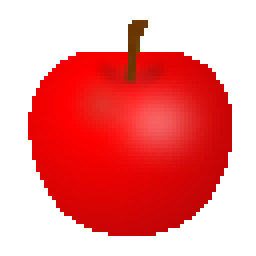
#> input picture dev/orig_images/apple.png, 64 x 64 px (shown 4 times larger); its folder holds only this picture in this run
$ python generate_sample1.py
#> lines starting #> are read from the running program, lines starting #| are printed output that depends on the picture; long printed decimals are rounded
import cv2
import os
import glob
import numpy as np
from PIL import Image

# src_imageの背景画像に対して、overlay_imageのalpha画像を貼り付ける。pos_xとpos_yは貼り付け時の左上の座標
def overlay(src_image, overlay_image, pos_x, pos_y):
    # オーバレイ画像のサイズを取得
    ol_height, ol_width = overlay_image.shape[:2]

    # OpenCVの画像データをPILに変換
    # BGRAからRGBAへ変換
    src_image_RGBA = cv2.cvtColor(src_image, cv2.COLOR_BGR2RGB)
    overlay_image_RGBA = cv2.cvtColor(overlay_image, cv2.COLOR_BGRA2RGBA)

    #　PILに変換
    src_image_PIL=Image.fromarray(src_image_RGBA)
    overlay_image_PIL=Image.fromarray(overlay_image_RGBA)

    # 合成のため、RGBAモードに変更
    src_image_PIL = src_image_PIL.convert('RGBA')
    overlay_image_PIL = overlay_image_PIL.convert('RGBA')

    # 同じ大きさの透過キャンパスを用意
    tmp = Image.new('RGBA', src_image_PIL.size, (255, 255,255, 0))
    # 用意したキャンパスに上書き
    tmp.paste(overlay_image_PIL, (pos_x, pos_y), overlay_image_PIL)
    # オリジナルとキャンパスを合成して保存
    result = Image.alpha_composite(src_image_PIL, tmp)

    return  cv2.cvtColor(np.asarray(result), cv2.COLOR_RGBA2BGRA)

# 画像周辺のパディングを削除
def delete_pad(image):
    orig_h, orig_w = image.shape[:2]
    mask = np.argwhere(image[:, :, 3] > 128) # alphaチャンネルの条件、!= 0 や == 255に調整できる
    (min_y, min_x) = (max(min(mask[:, 0])-1, 0), max(min(mask[:, 1])-1, 0))
    (max_y, max_x) = (min(max(mask[:, 0])+1, orig_h), min(max(mask[:, 1])+1, orig_w))
    return image[min_y:max_y, min_x:max_x]

# 画像を指定した角度だけ回転させる
def rotate_image(image, angle):
    orig_h, orig_w = image.shape[:2]
    matrix = cv2.getRotationMatrix2D((orig_h/2, orig_w/2), angle, 1)
    return cv2.warpAffine(image, matrix, (orig_h, orig_w))

# 画像をスケーリングする
def scale_image(image, scale):
    orig_h, orig_w = image.shape[:2]
    return cv2.resize(image, (int(orig_w*scale), int(orig_h*scale)))

# 背景画像から、指定したhとwの大きさの領域をランダムで切り抜く
def random_sampling(image, h, w):
    orig_h, orig_w = image.shape[:2]
    y = np.random.randint(orig_h-h+1)
    x = np.random.randint(orig_w-w+1)
    return image[y:y+h, x:x+w]

# 画像をランダムに回転、スケールしてから返す
def random_rotate_scale_image(image):
    image = rotate_image(image, np.random.randint(360))
    image = scale_image(image, 1 + np.random.rand() * 2) # 1 ~ 3倍
    return delete_pad(image)

# overlay_imageを、src_imageのランダムな場所に合成して、そこのground_truthを返す。
def random_overlay_image(src_image, overlay_image):
    src_h, src_w = src_image.shape[:2]
    overlay_h, overlay_w = overlay_image.shape[:2]
    y = np.random.randint(src_h-overlay_h+1)
    x = np.random.randint(src_w-overlay_w+1)
    bbox = ((x, y), (x+overlay_w, y+overlay_h))
    return overlay(src_image, overlay_image, x, y), bbox

# 4点座標のbboxをyoloフォーマットに変換
def yolo_format_bbox(image, bbox):
    orig_h, orig_w = image.shape[:2]
    center_x = (bbox[1][0] + bbox[0][0]) / 2 / orig_w
    center_y = (bbox[1][1] + bbox[0][1]) / 2 / orig_h
    w = (bbox[1][0] - bbox[0][0]) / orig_w
    h = (bbox[1][1] - bbox[0][1]) / orig_h
    return(center_x, center_y, w, h)

output_path = "./output"
print("output_path:" + output_path + ":EXIST:" + str(os.path.exists(output_path)) )
input_path = "orig_images"
input_glob = input_path + "/*"
# fruit_files = glob.glob( input_glob )
fruit_files = glob.glob( "orig_images/*" )
print("fruit_files:", fruit_files)
fruits = []
labels = []
for fruit_file in fruit_files:
#    labels.append(fruit_file.split("/")[-1].split(".")[0].lstrip(input_path + "\\"))
    labels.append(fruit_file.split("/")[-1].split(".")[0].lstrip( "orig_images\\"))
    fruits.append(cv2.imread(fruit_file, cv2.IMREAD_UNCHANGED))
background_image = cv2.imread("background.jpg")
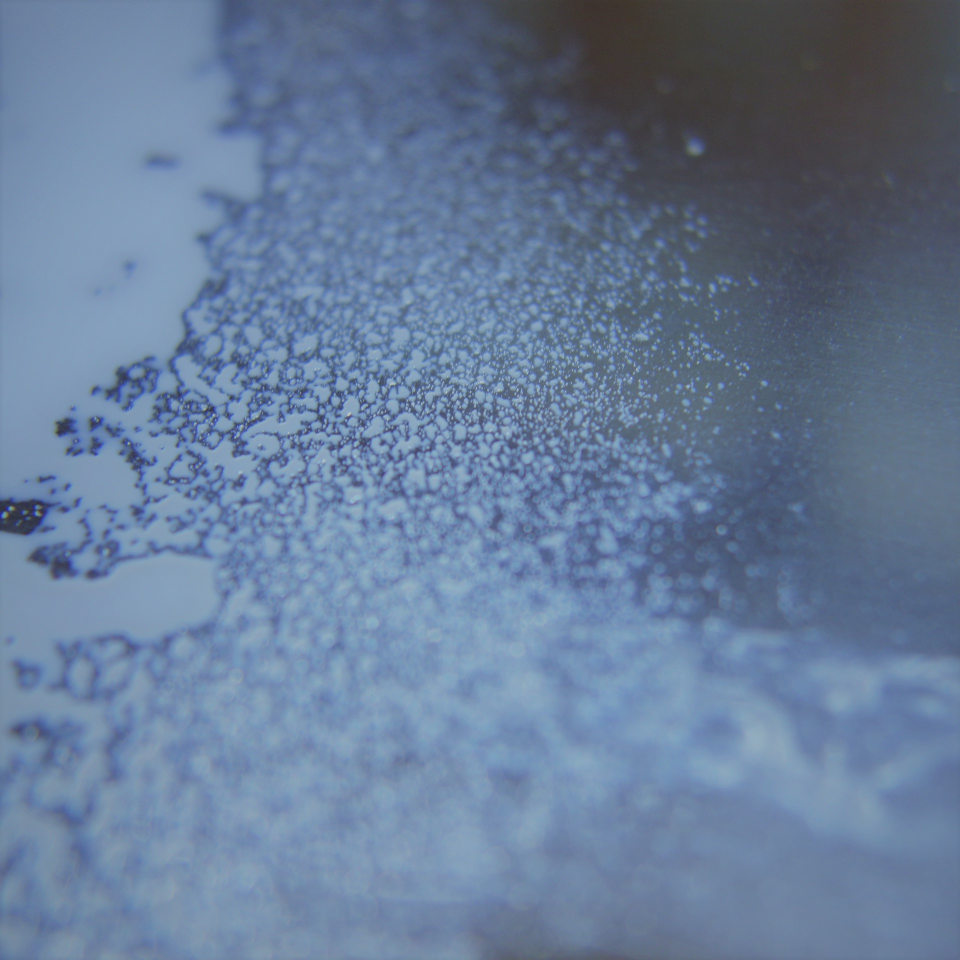
#> input picture dev/background.jpg, 1920 x 1920 px (shown at 1/2 size)
#> background_image is the input picture: shape (1920, 1920, 3); mean B, G, R 152.4, 123.6, 103
print("labels[]:", labels)

# write label file
with open("label.txt", "w") as f:
    for label in labels:
        f.write("%s\n" % (label))

background_height, background_width = (416, 416)
train_images = 10
test_images = 2

# train用の画像生成
for i in range(train_images):
    sampled_background = random_sampling(background_image, background_height, background_width)

    class_id = np.random.randint(len(labels))
    fruit = fruits[class_id]
    fruit = random_rotate_scale_image(fruit)

    result, bbox = random_overlay_image(sampled_background, fruit)
    yolo_bbox = yolo_format_bbox(result, bbox)

    # 画像ファイルを保存
#    image_path = "%s/images/train_%s_%s.jpg" % (base_path, i, labels[class_id])
    image_path = "%s/images/train_%s_%s.jpg" % (output_path, i, labels[class_id])
    print("image_path:" + image_path + ":EXIST:" + str(os.path.exists(image_path)) )
    cv2.imwrite(image_path, result)

    # 画像ファイルのパスを追記
    with open("train.txt", "a") as f:
        f.write("%s\n" % (image_path))

    # ラベルファイルを保存
    # label_path = "%s/labels/train_%s_%s.txt" % (base_path, i, labels[class_id])
    # label_path = "%s\\labels\\train_%s_%s.txt" % (base_path, i, labels[class_id])
    label_path = "./output/labels/train_%s_%s.txt" % (i, labels[class_id])
    f = open(label_path, 'w')
    f.write('')  # 何も書き込まなくてファイルは作成されました
    f.close()
    print("label_path:" + label_path + ":EXIST:" + str(os.path.exists(label_path)) )

    with open(label_path, "w") as f:
        f.write("%s %s %s %s %s" % (class_id, yolo_bbox[0], yolo_bbox[1], yolo_bbox[2], yolo_bbox[3]))

    print("train image", i, labels[class_id], yolo_bbox)
#> this loop made 10 passes
#> (bbox, center_x in yolo_format_bbox, center_y in yolo_format_bbox, w in yolo_format_bbox) on passes 1 to 10: (((195, 251), (334, 387)), 0.636, 0.767, 0.334), (((87, 292), (203, 409)), 0.349, 0.843, 0.279), (((39, 193), (122, 271)), 0.194, 0.558, 0.2), (((72, 25), (167, 115)), 0.287, 0.168, 0.228), (((177, 99), (323, 246)), 0.601, 0.415, 0.351), (((265, 288), (383, 406)), 0.779, 0.834, 0.284), (((151, 244), (254, 347)), 0.487, 0.71, 0.248), (((128, 128), (201, 205)), 0.395, 0.4, 0.175), (((42, 105), (196, 250)), 0.286, 0.427, 0.37), (((119, 57), (245, 178)), 0.438, 0.282, 0.303)
#| train image 0 pple (0.6358, 0.7668, 0.3341, 0.3269)
#| train image 1 pple (0.3486, 0.8425, 0.2788, 0.2812)
#| train image 2 pple (0.1935, 0.5577, 0.1995, 0.1875)
#| train image 3 pple (0.2873, 0.1683, 0.2284, 0.2163)
#| train image 4 pple (0.601, 0.4147, 0.351, 0.3534)
#| train image 5 pple (0.7788, 0.8341, 0.2837, 0.2837)
#| train image 6 pple (0.4868, 0.7103, 0.2476, 0.2476)
#| train image 7 pple (0.3954, 0.4002, 0.1755, 0.1851)
#> (further printed lines are left out)
#> pass 1, in random_rotate_scale_image, `image = scale_image(image, 1 + np.random.rand() * 2)`:
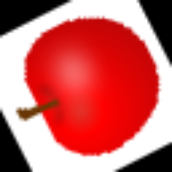
#> image: shape (172, 172, 4); mean of channels 0, 1, 2, 3 101.4, 102, 202.6, 117.9; drawn as B, G, R
#> pass 1, `fruit = random_rotate_scale_image(fruit)`:
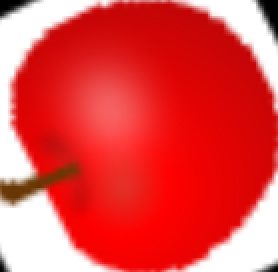
#> fruit: shape (136, 139, 4) (shown 2 times larger); mean B, G, R, A 71.4, 72.3, 228.9, 184.1

# test用の画像生成
for i in range(test_images):
    sampled_background = random_sampling(background_image, background_height, background_width)

    class_id = np.random.randint(len(labels))
    fruit = fruits[class_id]
    fruit = random_rotate_scale_image(fruit)

    result, bbox = random_overlay_image(sampled_background, fruit)
    yolo_bbox = yolo_format_bbox(result, bbox)

    # 画像ファイルを保存
#    image_path = "%s/images/test_%s_%s.jpg" % (base_path, i, labels[class_id])
    image_path = "%s/images/test_%s_%s.jpg" % (output_path, i, labels[class_id])
    cv2.imwrite(image_path, result)

    # 画像ファイルのパスを追記
    with open("test.txt", "a") as f:
        f.write("%s\n" % (image_path))

    # ラベルファイルを保存
#    label_path = "%s/labels/test_%s_%s.txt" % (base_path, i, labels[class_id])
    print("output_path",output_path)
    label_path = "%s/labels/test_%s_%s.txt" % (output_path, i, labels[class_id])
    with open(label_path, "w") as f:
        f.write("%s %s %s %s %s" % (class_id, yolo_bbox[0], yolo_bbox[1], yolo_bbox[2], yolo_bbox[3]))

    print("test image", i, labels[class_id], yolo_bbox)
#> this loop made 2 passes
#> (bbox, center_x in yolo_format_bbox, center_y in yolo_format_bbox) on passes 1 to 2: (((53, 99), (120, 162)), 0.208, 0.314), (((47, 262), (168, 377)), 0.258, 0.768)
#| test image 0 pple (0.2079, 0.3137, 0.1611, 0.1514)
#| test image 1 pple (0.2584, 0.768, 0.2909, 0.2764)
#> pass 1, `sampled_background = random_sampling(background_image, background_heig..`:
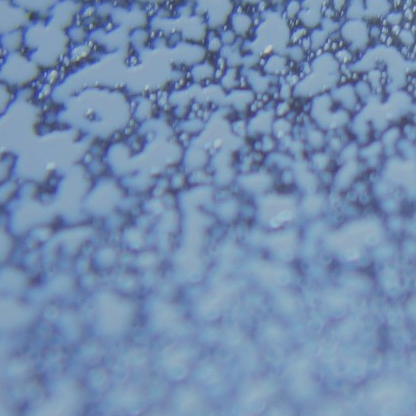
#> sampled_background: shape (416, 416, 3); mean B, G, R 176.2, 141.1, 114.7
#> pass 1, in random_rotate_scale_image (call 11), `image = scale_image(image, 1 + np.random.rand() * 2)`:
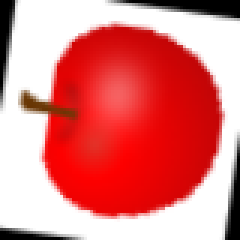
#> image: shape (80, 80, 4) (shown 3 times larger); mean of channels 0, 1, 2, 3 123.1, 123.7, 224.4, 118; drawn as B, G, R
#> after the loop:
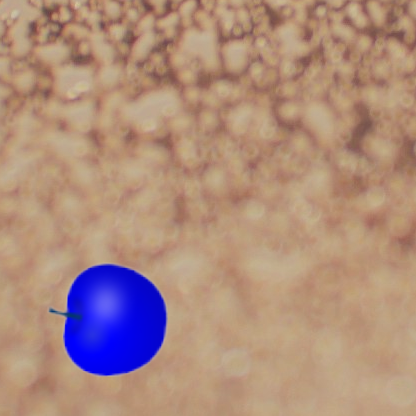
#> result: shape (416, 416, 4); mean R, G, B, A 172.8, 140.4, 125, 255
#> after the loop:
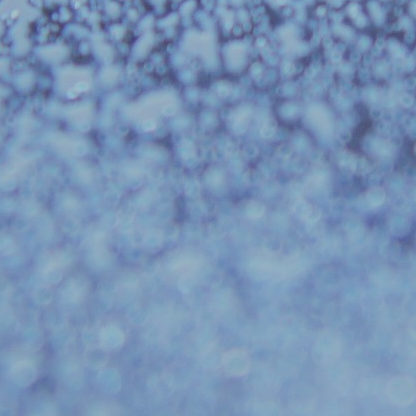
#> sampled_background: shape (416, 416, 3); mean B, G, R 181.8, 147.6, 119.4
